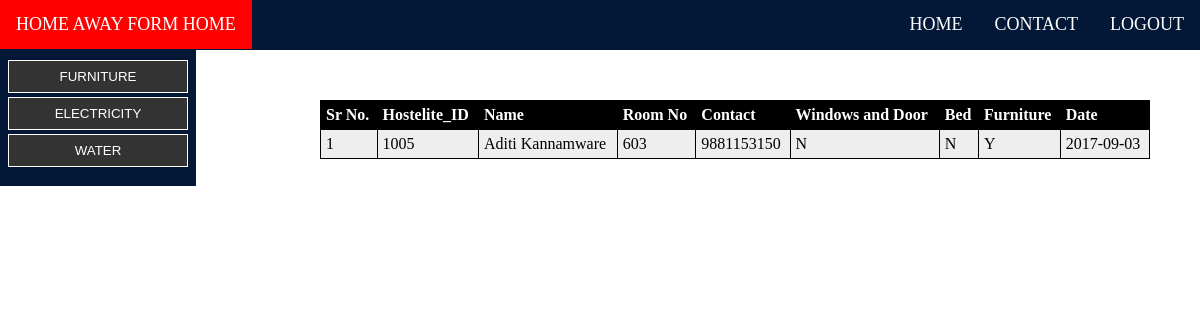
Screenshot of /Maintenance/furni.php with the database file from the repository.
### tables this page shows
CREATE TABLE `Hostelite` (
  `Hostelite_ID` int(4) NOT NULL,
  `Room_No` varchar(4) DEFAULT NULL,
  `Date_move` date NOT NULL,
  `Name` varchar(20) DEFAULT NULL,
  `DOB` date DEFAULT NULL,
  `Contact` bigint(20) DEFAULT NULL,
  `Fees` int(11) DEFAULT NULL,
  `Address` text,
  `Email_ID` varchar(25) DEFAULT NULL,
  `Fname` varchar(20) DEFAULT NULL,
  `Fcontact` bigint(20) DEFAULT NULL,
  `Password` varchar(32) DEFAULT '12345',
  `Pic` longblob NOT NULL,
  `Mname` varchar(20) NOT NULL,
  `Mcontact` varchar(10) NOT NULL,
  `Adhaar` varchar(12) NOT NULL,
  `College_Name` varchar(50) NOT NULL,
  `Roll_No` varchar(15) NOT NULL
);

CREATE TABLE `Room` (
  `Room_No` varchar(4) NOT NULL,
  `Win_doors` varchar(1) DEFAULT 'N',
  `Water` varchar(1) DEFAULT 'N',
  `Electricity` varchar(1) DEFAULT 'N',
  `Furniture` varchar(1) DEFAULT 'N',
  `Bed` varchar(1) DEFAULT 'N',
  `Occupied` varchar(1) DEFAULT 'N',
  `Date_alloc` date NOT NULL,
  `Date_def` date NOT NULL
);

### Maintenance/furni.php (the view, shortened to what this page needs)
<?php
	require_once('../maintenance.php');
	$date = '2017-09-03';
	$furni = 'SELECT `Date_def`,`Hostelite_ID`, h.`Name`, h.`Room_No`,`Contact`, `Win_doors`, `Bed`, `Furniture` FROM `Hostelite` as h, `Room` as r WHERE r.`Room_No` = h.`Room_No` AND `Date_def` = \''.$date.'\' AND (`Win_doors` = \'Y\' OR `Bed` = \'Y\' OR `Furniture` = \'Y\');';
	$res = $connect->query($furni);
	if($res->num_rows)
	{
		echo '<table id="t01" style="margin-left: 320px; margin-top: 50px; max-width: 830px;">';
			echo '<tr>';
				echo '<th>Sr No.</th>';
				echo '<th>Hostelite_ID</th>';
				echo '<th>Name</th>';
				echo '<th>Room No</th> ';
				echo '<th>Contact</th>';
				echo '<th>Windows and Door</th>';
				echo '<th>Bed</th>';
				echo '<th>Furniture</th>';
				echo '<th>Date</th>';
			echo '</tr>';
		$i = 1;
		while($out = $res->fetch_assoc())
		{
			echo '<tr>';
			echo '<td>'.$i.'</td>';
			echo '<td>'.$out["Hostelite_ID"].'</td>';
			echo '<td>'.$out["Name"].'</td>';
			echo '<td>'.$out["Room_No"].'</td>';
			echo '<td>'.$out["Contact"].'</td>';
			echo '<td>'.$out["Win_doors"].'</td>';
			echo '<td>'.$out["Bed"].'</td>';
			echo '<td>'.$out["Furniture"].'</td>';
			echo '<td>'.$out["Date_def"]."</td>";
			echo '</tr>';
			$i = $i + 1;
		}
	}
	else
	{
		echo '<script>window.alert(\'No entries to display\')</script>';
		echo '<script>window.document.location.href=\'/Hostel/maintenance_first.php\'</script>';
	}
?>

### auto_style.css (style rules this page uses)
body { height:100%; width:100%; margin:0; }
table { width:100%; }
table, th, td { border: 1px solid black; border-collapse: collapse; }
th, td { padding: 5px; text-align: left; }
table#t01 tr:nth-child(even) { background-color: #eee; }
table#t01 tr:nth-child(odd) { background-color:#fff; }
table#t01 th { background-color: black; color: white; }

### rows the page displays
hostelite: Hostelite_ID "1005", Name "Aditi Kannamware", Room_No "603", Contact "9881153150", Room_No.Win_doors "N", Room_No.Bed "N", Room_No.Furniture "Y", Room_No.Date_def "2017-09-03"
